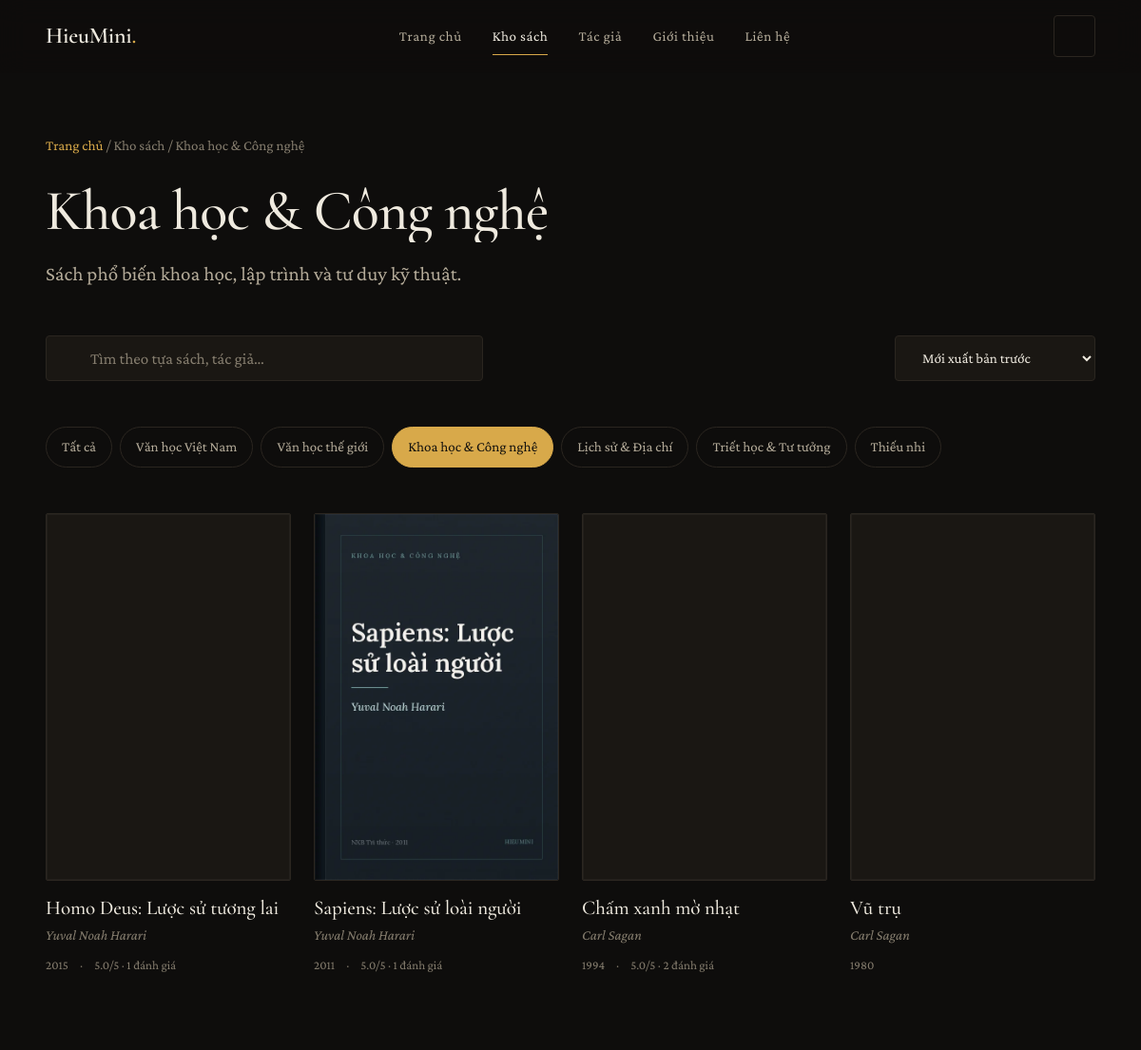
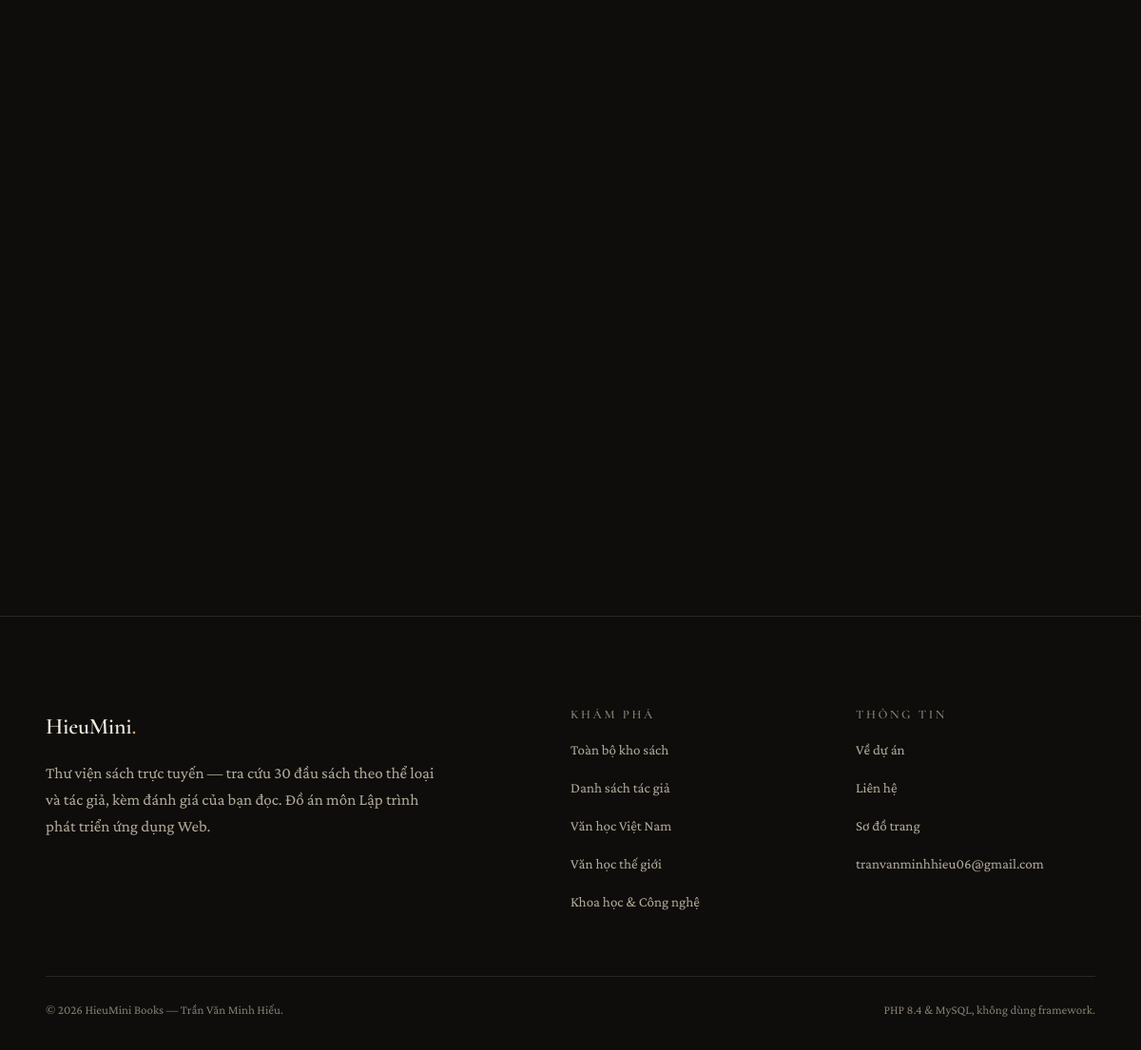
Screenshot of /books.php?the-loai=khoa-hoc-cong-nghe with the database file from the repository (2 pictures, top to bottom).
### tables this page shows
CREATE TABLE `categories` (
  `id`          INT AUTO_INCREMENT PRIMARY KEY,
  `slug`        VARCHAR(80)  NOT NULL UNIQUE,
  `name`        VARCHAR(120) NOT NULL,
  `description` TEXT,
  `bg_color`    CHAR(7)      NOT NULL DEFAULT '#1C1917',
  `accent`      CHAR(7)      NOT NULL DEFAULT '#C89B3C',
  `sort_order`  SMALLINT     NOT NULL DEFAULT 0
);

CREATE TABLE `books` (
  `id`             INT AUTO_INCREMENT PRIMARY KEY,
  `slug`           VARCHAR(180) NOT NULL UNIQUE,
  `title`          VARCHAR(220) NOT NULL,
  `author_id`      INT NOT NULL,
  `category_id`    INT NOT NULL,
  `publisher`      VARCHAR(160),
  `published_year` SMALLINT,
  `pages`          SMALLINT,
  `language`       VARCHAR(40) DEFAULT 'Tiếng Việt',
  `isbn`           VARCHAR(24),
  `cover`          VARCHAR(180),
  `summary`        TEXT,
  `is_featured`    TINYINT(1) NOT NULL DEFAULT 0,
  `views`          INT NOT NULL DEFAULT 0,
  `created_at`     DATETIME NOT NULL DEFAULT CURRENT_TIMESTAMP,
  CONSTRAINT `fk_books_author`   FOREIGN KEY (`author_id`)   REFERENCES `authors`(`id`)    ON DELETE CASCADE,
  CONSTRAINT `fk_books_category` FOREIGN KEY (`category_id`) REFERENCES `categories`(`id`) ON DELETE CASCADE,
  INDEX `idx_books_category` (`category_id`),
  INDEX `idx_books_author`   (`author_id`),
  INDEX `idx_books_title`    (`title`),
  INDEX `idx_books_featured` (`is_featured`)
);

CREATE TABLE `authors` (
  `id`         INT AUTO_INCREMENT PRIMARY KEY,
  `slug`       VARCHAR(120) NOT NULL UNIQUE,
  `name`       VARCHAR(160) NOT NULL,
  `country`    VARCHAR(80),
  `birth_year` SMALLINT,
  `bio`        TEXT,
  INDEX `idx_authors_name` (`name`)
);

### config/config.php (called while the page is built, shortened)
<?php
function base_url(): string
{
    static $base = null;
    if ($base !== null) {
        return $base;
    }
    $dir = str_replace('\\', '/', dirname($_SERVER['SCRIPT_NAME'] ?? '/'));
    $dir = preg_replace('#/(admin|api)$#', '', $dir);
    $base = rtrim($dir, '/');
    return $base;
}

### config/database.php (called while the page is built, shortened)
<?php
function db(): PDO
{
    static $pdo = null;
    if ($pdo instanceof PDO) {
        return $pdo;
    }
    $dsn = sprintf('mysql:host=%s;dbname=%s;charset=utf8mb4', DB_HOST, DB_NAME);
    try {
        $pdo = new PDO($dsn, DB_USER, DB_PASS, [
            PDO::ATTR_ERRMODE            => PDO::ERRMODE_EXCEPTION,
            PDO::ATTR_DEFAULT_FETCH_MODE => PDO::FETCH_ASSOC,
            PDO::ATTR_EMULATE_PREPARES   => false,
        ]);
    } catch (PDOException $e) {
        http_response_code(503);
        if (IS_DEV) {
            exit('<h1>Không kết nối được cơ sở dữ liệu</h1><pre>'
                . htmlspecialchars($e->getMessage(), ENT_QUOTES, 'UTF-8')
                . '</pre><p>Kiểm tra lại MySQL đã bật chưa và thông tin trong <code>config/config.php</code>.</p>');
        }
        error_log('DB connect failed: ' . $e->getMessage());
        exit('Hệ thống đang bảo trì, vui lòng quay lại sau.');
    }
    return $pdo;
}
function db_query(string $sql, array $params = []): PDOStatement
{
    $stmt = db()->prepare($sql);
    $stmt->execute($params);
    return $stmt;
}
function db_all(string $sql, array $params = []): array
{
    return db_query($sql, $params)->fetchAll();
}
function db_value(string $sql, array $params = [])
{
    return db_query($sql, $params)->fetchColumn();
}

### books.php (the view, shortened to what this page needs)
<?php
require __DIR__ . '/config/config.php';
require __DIR__ . '/config/database.php';
require __DIR__ . '/includes/functions.php';
$q       = trim((string) ($_GET['q'] ?? ''));
$catSlug = trim((string) ($_GET['the-loai'] ?? ''));
$sort    = (string) ($_GET['sap-xep'] ?? 'moi');
$page    = max(1, (int) ($_GET['trang'] ?? 1));
$sortMap = [
    'moi'      => 'b.published_year DESC, b.id DESC',
    'cu'       => 'b.published_year ASC, b.id ASC',
    'ten'      => 'b.title ASC',
    'xem-nhieu' => 'b.views DESC',
];
$orderBy = $sortMap[$sort] ?? $sortMap['moi'];
$where  = [];
$params = [];
if ($catSlug !== '') {
    $where[] = 'c.slug = :cat';
    $params[':cat'] = $catSlug;
}
$whereSql = $where ? ' WHERE ' . implode(' AND ', $where) : '';
$total = (int) db_value(
    'SELECT COUNT(*) FROM books b JOIN authors a ON a.id = b.author_id
     JOIN categories c ON c.id = b.category_id' . $whereSql,
    $params
);
$totalPages = max(1, (int) ceil($total / BOOKS_PER_PAGE));
$page       = min($page, $totalPages);
$offset     = ($page - 1) * BOOKS_PER_PAGE;
$books = db_all(
    book_select_sql() . $whereSql . ' ORDER BY ' . $orderBy .
    ' LIMIT ' . BOOKS_PER_PAGE . ' OFFSET ' . $offset,
    $params
);
$cats       = all_categories();
$activeCat  = null;
foreach ($cats as $c) {
    if ($c['slug'] === $catSlug) {
        $activeCat = $c;
    }
}
function build_url(array $overrides = []): string
{
    $params = array_merge($_GET, $overrides);
    $params = array_filter($params, static fn($v) => $v !== '' && $v !== null);
    return url('books.php') . ($params ? '?' . http_build_query($params) : '');
}
require __DIR__ . '/includes/header.php';
?>
<section class="section section--tight">
  <div class="container">
    <nav aria-label="Đường dẫn" style="margin-bottom:var(--space-5);font-size:var(--fs-sm);color:var(--fg-subtle)">
      <a href="<?= e(url('index.php')) ?>">Trang chủ</a>
      <span aria-hidden="true"> / </span>
      <span>Kho sách<?= $activeCat ? ' / ' . e($activeCat['name']) : '' ?></span>
    </nav>
    <h1 style="font-size:var(--fs-3xl)" data-split>
    </h1>
    <p class="lead" style="margin-bottom:var(--space-7)">
      <?php if ($q !== ''): ?>
        Tìm thấy <strong><?= format_number($total) ?></strong> kết quả cho từ khoá “<?= e($q) ?>”.
      <?php elseif ($activeCat): ?>
        <?= e($activeCat['description']) ?>
      <?php else: ?>
        <?= format_number($total) ?> đầu sách, sắp xếp và lọc theo ý bạn.
      <?php endif; ?>
    </p>
    <form class="toolbar" method="get" action="<?= e(url('books.php')) ?>" role="search">
      <div class="search-box">
        <input type="search" id="q" name="q" value="<?= e($q) ?>"
               placeholder="Tìm theo tựa sách, tác giả…"
               autocomplete="off" role="combobox" aria-expanded="false"
               aria-controls="suggestBox" aria-autocomplete="list">
      </div>
      <select class="sort-select" name="sap-xep" id="sap-xep" onchange="this.form.submit()">
        <option value="moi"       <?= $sort === 'moi' ? 'selected' : '' ?>>Mới xuất bản trước</option>
      </select>
    </form>
    <div class="filter-chips" style="margin-bottom:var(--space-7)">
      <a class="chip <?= $catSlug === '' ? 'is-active' : '' ?>" href="<?= e(build_url(['the-loai' => null, 'trang' => null])) ?>">
        Tất cả
      </a>
      <?php foreach ($cats as $c): ?>
        <a class="chip <?= $catSlug === $c['slug'] ? 'is-active' : '' ?>"
           href="<?= e(build_url(['the-loai' => $c['slug'], 'trang' => null])) ?>"><?= e($c['name']) ?></a>
      <?php endforeach; ?>
    </div>
    <div class="book-grid">
      <?php if (!$books): ?>
        <div class="empty-state">
          <?= icon('search', 'ico') ?>
          <h3>Không tìm thấy cuốn nào khớp</h3>
          <p>
            <?php if ($q !== ''): ?>
              Từ khoá “<?= e($q) ?>” chưa khớp với tựa sách, tác giả hay tóm tắt nào trong kho.
              Thử rút ngắn từ khoá, hoặc bắt đầu từ một thể loại bên dưới.
            <?php else: ?>
              Thể loại này chưa có sách nào. Thử xem các thể loại khác.
            <?php endif; ?>
          </p>
          <div class="empty-suggest">
            <?php foreach (array_slice($cats, 0, 4) as $c): ?>
              <a class="chip" href="<?= e(url('books.php?the-loai=' . $c['slug'])) ?>"><?= e($c['name']) ?></a>
            <?php endforeach; ?>
            <a class="chip" href="<?= e(url('books.php')) ?>">Xem toàn bộ kho</a>
          </div>
        </div>
      <?php else: ?>
        <?php foreach ($books as $b): ?>
          <?php require __DIR__ . '/includes/book-card.php'; ?>
        <?php endforeach; ?>
      <?php endif; ?>
    </div>
  </div>
</section>
<?php require __DIR__ . '/includes/footer.php'; ?>

### includes/book-card.php (shortened to what this page needs)
<article class="book-card" data-reveal>
  <div class="book-cover">
    <img src="<?= e(cover_url($b['cover'])) ?>"
         alt="Bìa sách <?= e($b['title']) ?> của <?= e($b['author_name']) ?>"
         width="600" height="900" loading="lazy" decoding="async">
  </div>
  <h3><a href="<?= e(url('book.php?s=' . $b['slug'])) ?>"><?= e($b['title']) ?></a></h3>
  <p class="book-author"><?= e($b['author_name']) ?></p>
  <p style="margin:var(--space-2) 0 0;display:flex;align-items:center;gap:var(--space-3);font-size:var(--fs-xs);color:var(--fg-subtle)">
    <span><?= e(format_year(isset($b['published_year']) ? (int) $b['published_year'] : null)) ?></span>
    <?php if (!empty($b['rating_count'])): ?>
      <span aria-hidden="true">·</span>
      <span><?= e(number_format((float) $b['rating_avg'], 1)) ?>/5 · <?= (int) $b['rating_count'] ?> đánh giá</span>
    <?php endif; ?>
  </p>
</article>

### includes/footer.php (shortened to what this page needs)
</main>
<footer class="site-footer">
  <div class="container">
    <div class="footer-grid">
      <div>
        <a class="brand" href="<?= e(url('index.php')) ?>">HieuMini<span>.</span></a>
        <p style="margin-top:var(--space-4);max-width:44ch">
          <?= e(SITE_TAGLINE) ?> — tra cứu <?= format_number(site_stats()['books']) ?> đầu sách theo
          thể loại và tác giả, kèm đánh giá của bạn đọc. Đồ án môn Lập trình phát triển ứng dụng Web.
        </p>
      </div>
      <div>
        <h4>Khám phá</h4>
        <ul class="footer-links">
          <li><a href="<?= e(url('books.php')) ?>">Toàn bộ kho sách</a></li>
          <li><a href="<?= e(url('authors.php')) ?>">Danh sách tác giả</a></li>
          <?php foreach (array_slice(all_categories(), 0, 3) as $c): ?>
            <li><a href="<?= e(url('books.php?the-loai=' . $c['slug'])) ?>"><?= e($c['name']) ?></a></li>
          <?php endforeach; ?>
        </ul>
      </div>
      <div>
        <h4>Thông tin</h4>
        <ul class="footer-links">
          <li><a href="<?= e(url('about.php')) ?>">Về dự án</a></li>
          <li><a href="<?= e(url('contact.php')) ?>">Liên hệ</a></li>
          <li><a href="<?= e(url('sitemap.xml')) ?>">Sơ đồ trang</a></li>
          <li><a href="mailto:<?= e(SITE_EMAIL) ?>"><?= e(SITE_EMAIL) ?></a></li>
        </ul>
      </div>
    </div>
    <div class="footer-bottom">
      <span>© <?= date('Y') ?> <?= e(SITE_NAME) ?> — <?= e(SITE_AUTHOR) ?>.</span>
      <span>PHP <?= e(PHP_MAJOR_VERSION . '.' . PHP_MINOR_VERSION) ?> &amp; MySQL, không dùng framework.</span>
    </div>
  </div>
</footer>
</body>
</html>

### rows the page displays
categories: name "Khoa học & Công nghệ", description "Sách phổ biến khoa học, lập trình và tư duy kỹ thuật."
categories: name "Văn học Việt Nam"
categories: name "Văn học thế giới"
categories: name "Lịch sử & Địa chí"
categories: name "Triết học & Tư tưởng"
categories: name "Thiếu nhi"
books: cover (picture), title "Homo Deus: Lược sử tương lai", author.name "Yuval Noah Harari", published_year "2015", rating_avg "5.0", rating_count "1"
books: cover (picture), title "Sapiens: Lược sử loài người", author.name "Yuval Noah Harari", published_year "2011", rating_avg "5.0", rating_count "1"
books: cover (picture), title "Chấm xanh mờ nhạt", author.name "Carl Sagan", published_year "1994", rating_avg "5.0", rating_count "2"
books: cover (picture), title "Vũ trụ", author.name "Carl Sagan", published_year "1980"

### other values shown
SITE_TAGLINE "Thư viện sách trực tuyến"
format_number(site_stats()['books']) "30"
SITE_EMAIL "tranvanminhhieu06@gmail.com"
SITE_NAME "HieuMini Books"
SITE_AUTHOR "Trần Văn Minh Hiếu"
PHP_MAJOR_VERSION . '.' . PHP_MINOR_VERSION "8.4"
